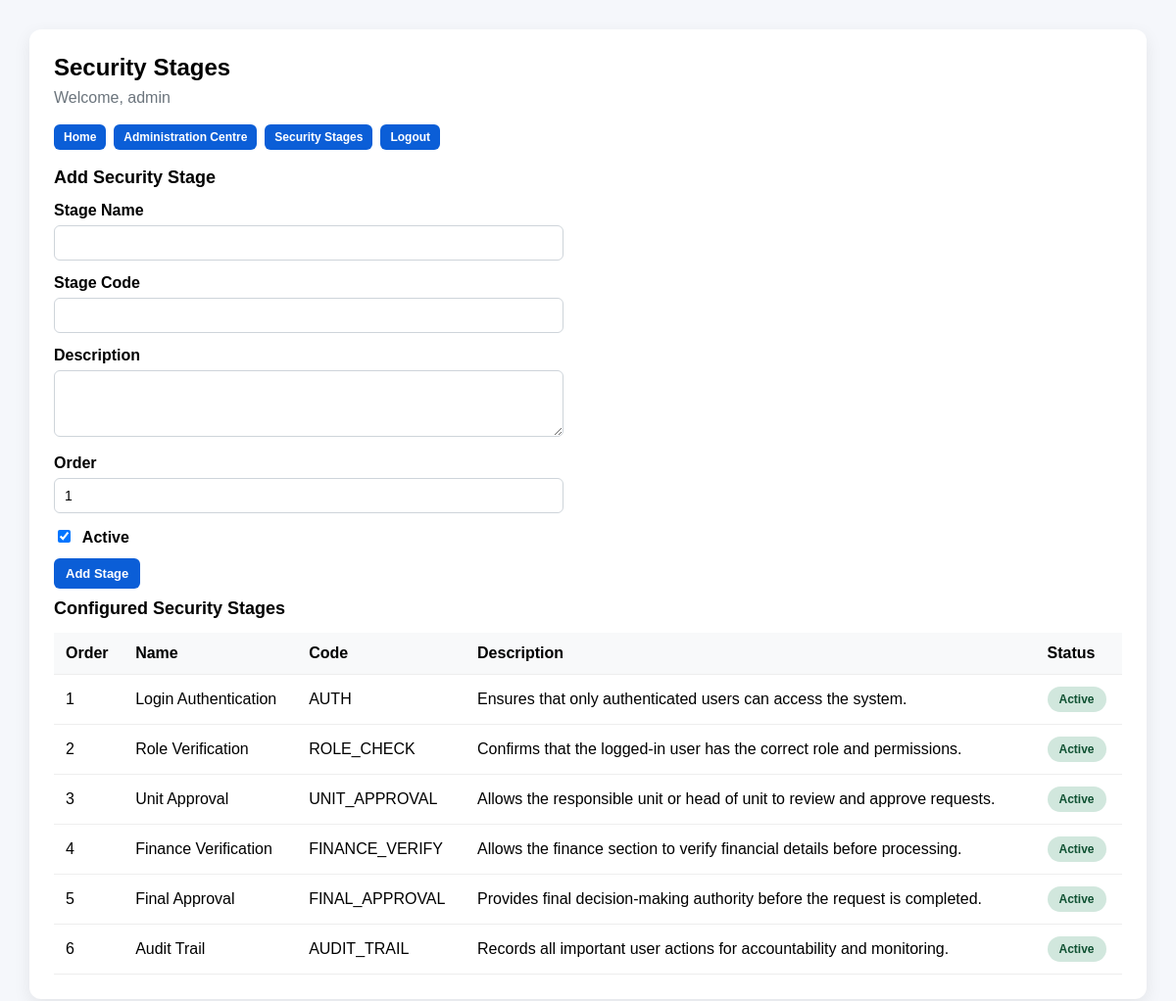
The app's page /system-admin/security-stages/ (signed in) with its own data.
### system_admin/models.py (models this page shows, shortened)
class SecurityStage(models.Model):
    name = models.CharField(max_length=100)
    code = models.CharField(max_length=50, unique=True)
    description = models.TextField(blank=True, null=True)
    order = models.PositiveIntegerField(default=1)
    is_active = models.BooleanField(default=True)
    created_at = models.DateTimeField(auto_now_add=True)
    class Meta:
        ordering = ['order']

### system_admin/views.py (the view)
# urls.py: path('security-stages/', views.security_stages, name='security_stages'),
@login_required
@user_passes_test(is_system_admin)
def security_stages(request):
    stages = SecurityStage.objects.all().order_by('order')
    if request.method == 'POST':
        form = SecurityStageForm(request.POST)
        if form.is_valid():
            form.save()
            messages.success(request, 'Security stage added successfully.')
            return redirect('system_admin:security_stages')
    else:
        form = SecurityStageForm()
    return render(request, 'system_admin/security_stages.html', {
        'stages': stages,
        'form': form,
    })

### system_admin/forms.py
class SecurityStageForm(forms.ModelForm):
    class Meta:
        model = SecurityStage
        fields = [
            'name',
            'code',
            'description',
            'order',
            'is_active',
        ]
        widgets = {
            'name': forms.TextInput(attrs={'class': 'form-control'}),
            'code': forms.TextInput(attrs={'class': 'form-control'}),
            'description': forms.Textarea(attrs={'class': 'form-control', 'rows': 3}),
            'order': forms.NumberInput(attrs={'class': 'form-control'}),
            'is_active': forms.CheckboxInput(attrs={'class': 'form-check-input'}),
        }

### system_admin/views.py (called while the page is built)
def is_system_admin(user):
    return user.is_authenticated and user.is_superuser

### system_admin/templates/system_admin/security_stages.html (shortened to what this page needs)
{% extends "system_admin/system_admin_base.html" %}
{% block page_title %}Security Stages{% endblock %}
{% block active_menu %}
<a href="{% url 'system_admin:security_stages' %}">Security Stages</a>
{% endblock %}
{% block content %}
<div class="section-title">Add Security Stage</div>
<form method="post">
    <div class="form-row">
        <label>Stage Name</label>
        {{ form.name }}
    </div>
    <div class="form-row">
        <label>Stage Code</label>
        {{ form.code }}
    </div>
    <div class="form-row">
        <label>Description</label>
        {{ form.description }}
    </div>
    <div class="form-row">
        <label>Order</label>
        {{ form.order }}
    </div>
    <div class="checkbox-row">
        {{ form.is_active }} Active
    </div>
    <button type="submit">Add Stage</button>
</form>
<div class="section-title">Configured Security Stages</div>
<table>
    <tr>
        <th>Order</th>
        <th>Name</th>
        <th>Code</th>
        <th>Description</th>
        <th>Status</th>
    </tr>
    {% for stage in stages %}
    <tr>
        <td>{{ stage.order }}</td>
        <td>{{ stage.name }}</td>
        <td>{{ stage.code }}</td>
        <td>{{ stage.description|default:"-" }}</td>
        <td>
            {% if stage.is_active %}
                <span class="badge badge-approved">Active</span>
            {% else %}
                <span class="badge badge-rejected">Inactive</span>
            {% endif %}
        </td>
    </tr>
    {% empty %}
    <tr>
        <td colspan="5">No security stages configured yet.</td>
    </tr>
    {% endfor %}
</table>
{% endblock %}

### system_admin/templates/system_admin/system_admin_base.html (shortened to what this page needs)
<!DOCTYPE html>
<html>
<head>
</head>
<body>
    <div class="card">
        <h2>{% block page_title %}System Admin{% endblock %}</h2>
        <div class="subtitle">Welcome, {{ request.user.username }}</div>
        <div class="menu">
            <a href="{% url 'system_home' %}">Home</a>
            <a href="{% url 'admin_dashboard' %}">Administration Centre</a>
            {% block active_menu %}
            {% endblock %}
            <a href="{% url 'logout' %}">Logout</a>
        </div>
        {% block content %}
        {% endblock %}
    </div>
</body>
</html>

### system_admin/templates/system_admin/system_admin_base.html (style rules this page uses)
body { font-family: Arial, sans-serif; background: #f5f7fb; padding: 30px; margin: 0; }
.card { background: white; max-width: 1100px; margin: auto; padding: 25px; border-radius: 12px; box-shadow: 0 6px 18px rgba(0, 0, 0, 0.08); }
h2 { margin-top: 0; margin-bottom: 8px; }
.subtitle { color: #6c757d; margin-bottom: 18px; }
.menu { display: flex; flex-wrap: wrap; gap: 8px; margin-top: 10px; margin-bottom: 18px; }
.menu a { display: inline-block; padding: 6px 10px; background: #0b5ed7; color: white; text-decoration: none; border-radius: 6px; font-weight: 600; font-size: 12px; line-height: 1.2; white-space: nowrap; transition: transform 0.18s ease, box-shadow 0.18s ease, background 0.18s ease; }
.section-title { margin-top: 10px; margin-bottom: 14px; font-size: 18px; font-weight: 700; }
.form-row { margin-bottom: 14px; }
.form-row label { display: block; font-weight: 700; margin-bottom: 6px; }
input, select, textarea { width: 100%; max-width: 520px; padding: 9px 10px; border: 1px solid #ced4da; border-radius: 6px; font-size: 14px; box-sizing: border-box; }
input[type="checkbox"] { width: auto; margin-right: 8px; }
.checkbox-row { margin-bottom: 12px; font-weight: 600; }
.btn-link, button { display: inline-block; padding: 8px 12px; background: #0b5ed7; color: white; text-decoration: none; border-radius: 6px; border: none; font-size: 13px; font-weight: 700; cursor: pointer; transition: transform 0.18s ease, box-shadow 0.18s ease; }
table { width: 100%; border-collapse: collapse; margin-top: 10px; }
th, td { padding: 12px; border-bottom: 1px solid #eee; text-align: left; }
th { background: #f8f9fa; }
.badge { display: inline-block; padding: 6px 12px; border-radius: 20px; font-weight: 700; font-size: 12px; }
.badge-approved { background: #d1e7dd; color: #0f5132; }

### records on screen
SecurityStage: order "1", name "Login Authentication", code "AUTH", description "Ensures that only authenticated users can access the system.", is_active "Active"
SecurityStage: order "2", name "Role Verification", code "ROLE_CHECK", description "Confirms that the logged-in user has the correct role and permissions.", is_active "Active"
SecurityStage: order "3", name "Unit Approval", code "UNIT_APPROVAL", description "Allows the responsible unit or head of unit to review and approve requests.", is_active "Active"
SecurityStage: order "4", name "Finance Verification", code "FINANCE_VERIFY", description "Allows the finance section to verify financial details before processing.", is_active "Active"
SecurityStage: order "5", name "Final Approval", code "FINAL_APPROVAL", description "Provides final decision-making authority before the request is completed.", is_active "Active"
SecurityStage: order "6", name "Audit Trail", code "AUDIT_TRAIL", description "Records all important user actions for accountability and monitoring.", is_active "Active"

### other values on screen
{{ request.user.username }} "admin"
